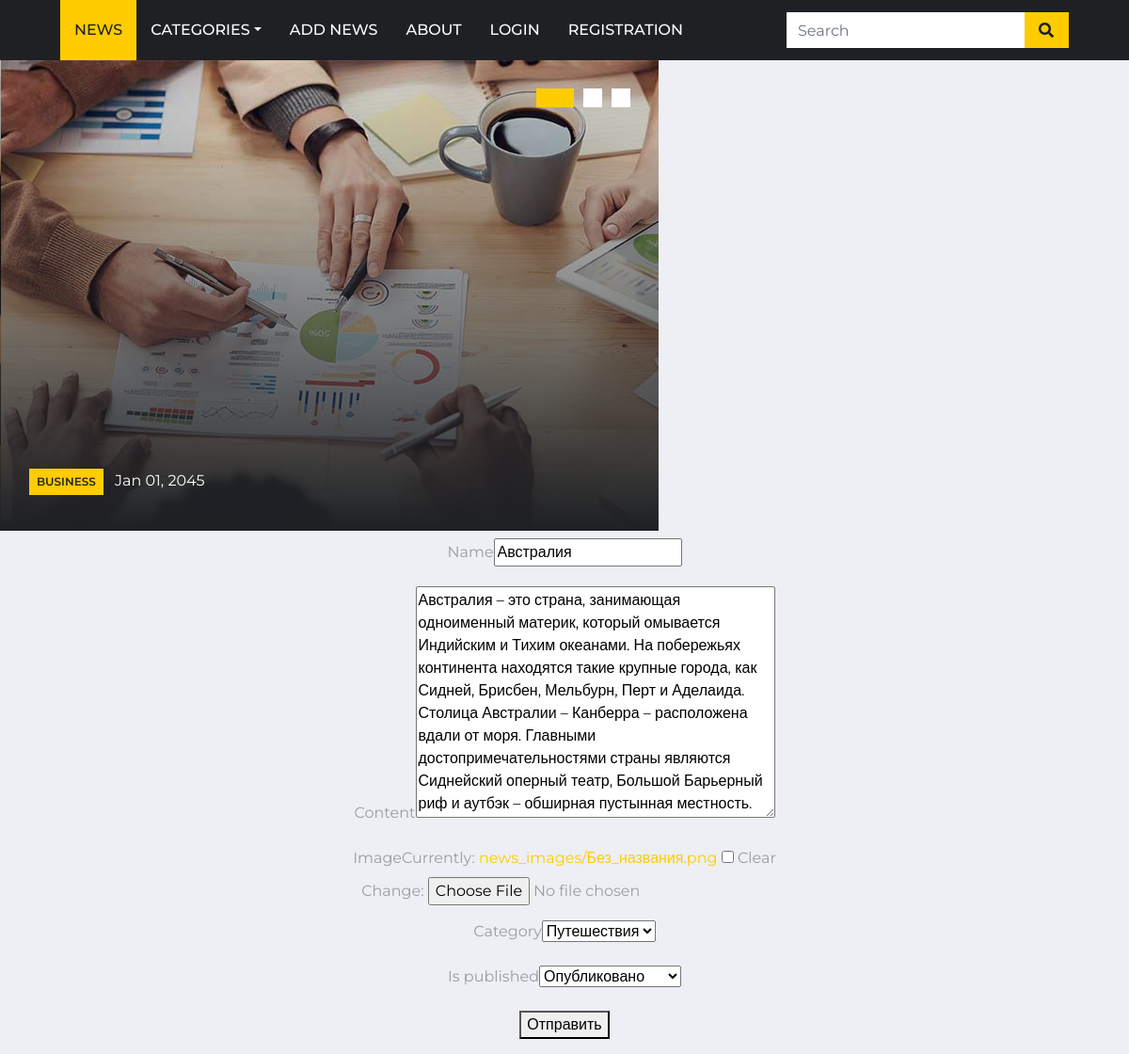
The page /edit/avstraliya/ on the database its author committed.
### news/models.py (models this page shows, shortened)
class News(models.Model):
    class StatusPublished(models.IntegerChoices):
        NOT_PUBLISHED = 0, 'Не опубликовано'
        PUBLISHED = 1, 'Опубликовано'
    name = models.CharField(max_length=256)
    content = models.TextField()
    slug = models.SlugField(max_length=255, unique=True, db_index=True)
    image = models.ImageField(upload_to='news_images/%Y/%m/%d', default=None, blank=True, null=True)
    category = models.ForeignKey(to=NewsCategory, on_delete=models.PROTECT, related_name='categories')
    created_at = models.DateTimeField(auto_now_add=True)
    updated_at = models.DateTimeField(auto_now=True)
    is_published = models.BooleanField(choices=tuple(map(lambda x: (bool(x[0]), x[1]), StatusPublished.choices)),
                                       default=StatusPublished.PUBLISHED)
    tags = models.ManyToManyField(to=TagNews, blank=True, related_name='tags')
    objects = models.Manager()
    published = PublishedManager()
    class Meta:
        verbose_name = 'новость'
        verbose_name_plural = 'новости'
        ordering = ['-created_at']
        indexes = [
            models.Index(fields=['-created_at'])
        ]

### news/views.py (the view)
# urls.py: path('edit/<slug:slug>/', views.UpdateNews.as_view(), name='update'),
class UpdateNews(DataMixin, UpdateView):
    model = News
    fields = ['name', 'content', 'image', 'category', 'is_published']
    template_name = 'news/addnewspage.html'
    success_url = reverse_lazy('home')
    extra_context = {
        'name': 'Редактирование новости',
    }

### news/models.py (called while the page is built)
    def __str__(self):
        return self.name

### news/templates/news/addnewspage.html (shortened to what this page needs)
{% extends 'news/base.html' %}
{% block content %}
    <div style="text-align: center;">
        <form action="" method="post" enctype="multipart/form-data">
            {% for f in form %}
                <p><label class="form-label" for="{{ f.id_for_label }}">{{ f.label }}</label>{{ f }}</p>
            {% endfor %}
            <p><button type="submit" style="text-align: center; display: inline-block">Отправить</button></p>
        </form>
    </div>
{% endblock %}

### rows shown on the page
News: form "Австралия" "Австралия – это страна, занимающая одноименный материк, который омывается Индийским и Тихим океанами. На побережьях континента находятся такие крупные города, как Сидней, Брисбен, Мельбурн, Перт и Аделаида. Столица Австралии – Канберра – расположена вдали от моря. Главными достопримечательностями страны являются Сиднейский оперный театр, Большой Барьерный риф и аутбэк – обширная пустынная местность." "Путешествия" "Опубликовано"

### other values the page prints
{{ f.label }} "Name" "Content" "Image" "Category" "Is published"
